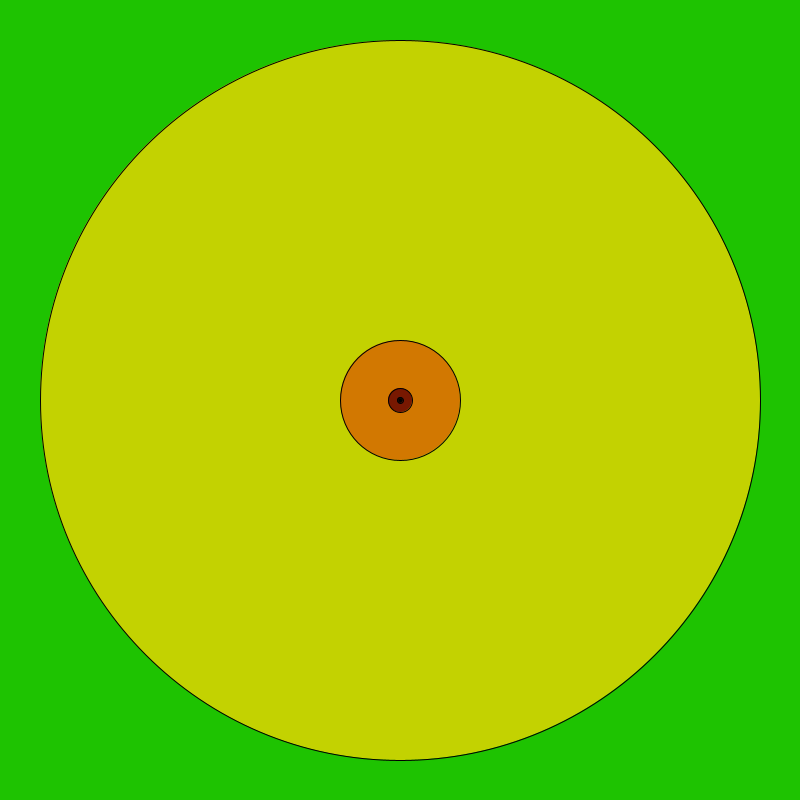
Frame 1 (no input)
Frame 60 (the mouse pressed at the canvas centre just before this capture): identical to frame 1, image omitted
Frame 120 (the mouse held since frame 60 and released just before this capture): identical to frame 1, image omitted

The Processing sketch that drew this single still picture (run headless with seeded random() and noise(); from frame 60 on, the mouse is pressed at the canvas centre):

// Processing sketch: serie_factorial
// ── serie_factorial.pde
// Este programa permite representar de manera gráfica y numérica la serie de los numeros factoriales
int fact(int n){ // Esta función permite determinar de manera numerica el n-esimo termino de la serie de los numeros factoriales
  if (n==0)
  return 1;
  if (n==1)
  return 1;
  if (n>1)
  return n*fact(n-1);
  return -1;
}
void setup(){
  size(800,800);
  int x=7;
  print ("El n-esimo termino de la serie factorial es ",fact(x));
  println();
  print ("Los n primeros terminos de la serie son:");
  for (int b=0;b<=x;b++) // se usa un ciclo para representar los n primeros numeros de la serie de los factoriales 
  print (fact(b), " ");   
}
int z=1;
int y=1;
void draw(){ //A continuación, se usa la funcion draw para realizar de manera 'ciclica' la representación grafica de dicha serie
  int w=800;
  int h=800;
  int x=12;  
  for (int i=x;i>=0;i--){
    fill(fact(i+z)%255,(fact(i)/z)%255,fact(i+50)%255+z);
    ellipse(w/2,h/2,fact(i)/y,fact(i)/y);
    // Asi pues, la serie esta representada de manera grafica en el tamaño de que pueda tener la elipse y su color
  }
}
void  keyPressed() { // Esta función posibilita modificar el color y el tamaño de la representación grafica de la serie, dependiendo de que tecla presionada.
if(key==CODED){
  if(keyCode==RIGHT){
    y=y+1;
  }else if(keyCode==LEFT){
   y=y-1;
  }else if(keyCode==UP){
     z=z+1;
   }
   else if(keyCode==DOWN){
     z=z-1;
   }
  else if(y<1){
    y=1;
    }  
   else if(z<1){
     z=1;
  } 
 } 
}
